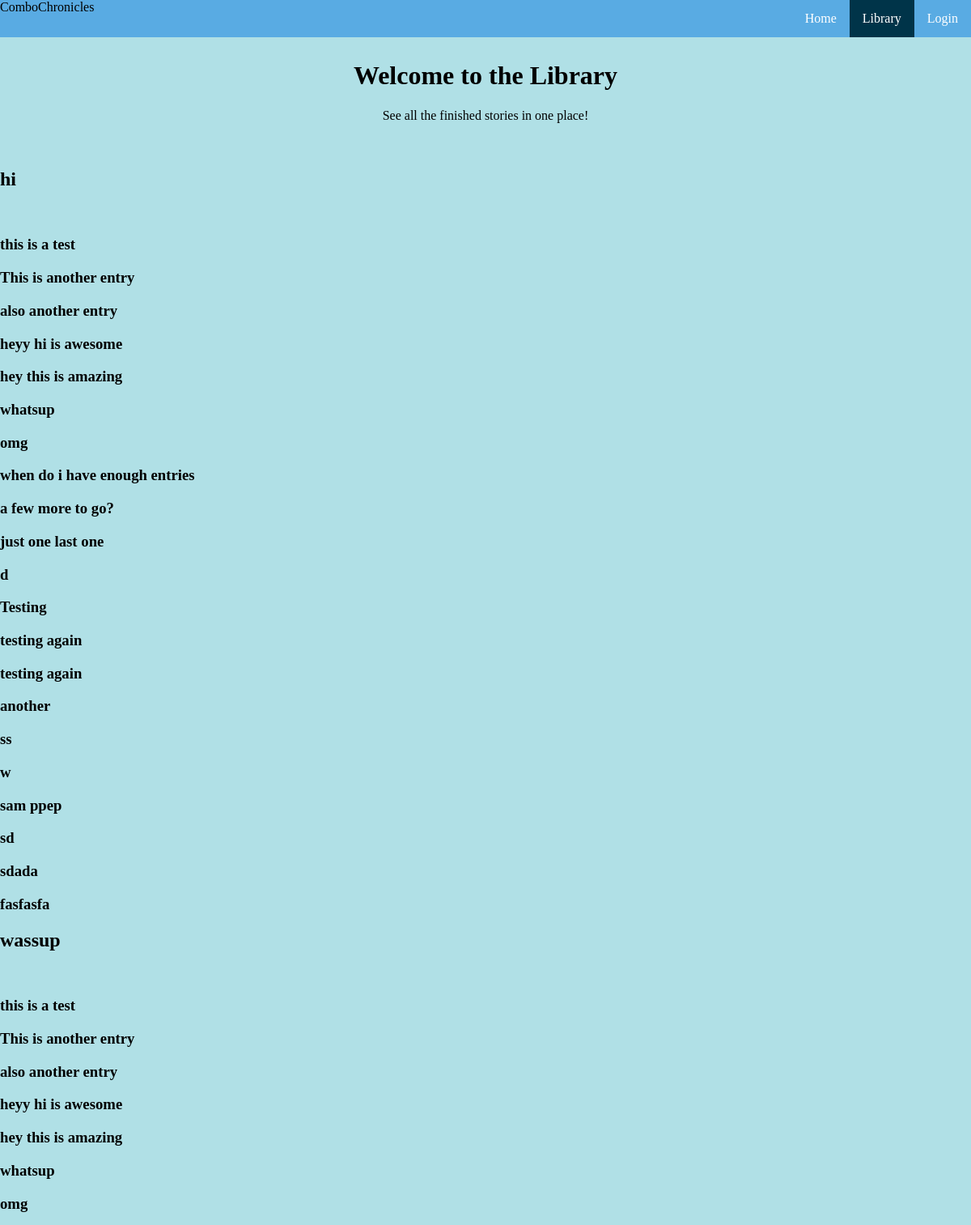
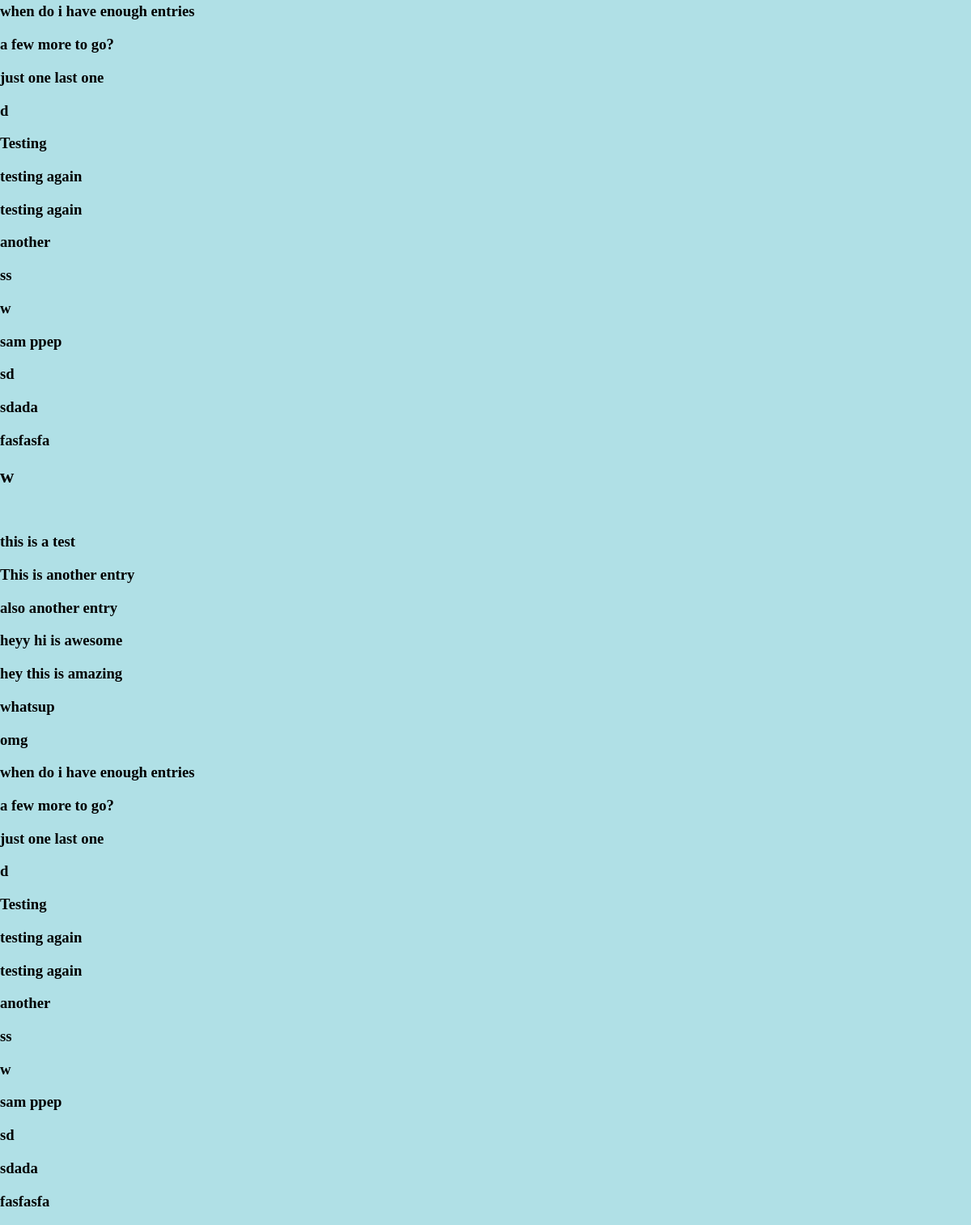
/library/, run on the app's committed database (2 pictures, top to bottom).
### tables this page shows
CREATE TABLE stories (storyid INTEGER PRIMARY KEY, title TEXT NOT NULL);

CREATE TABLE entries (storyid INTEGER, content TEXT NOT NULL, entryID INTEGER PRIMARY KEY autoincrement, contributor TEXT NOT NULL, timestamp TEXT NOT NULL);

### app.py (the view)
@app.route("/library/")
def library():
	return render_template('library.html', title = "Library", titles = functions.libraryStories()[0], entries = functions.libraryStories()[2])

### functions.py (called while the page is built)
def returnFinished(sortOrder):
	db = sql.connect(STORIES)
	c1 = db.cursor()
	c2 = db.cursor()
	stories = c1.execute("SELECT DISTINCT storyid FROM entries ORDER BY ? ASC" , (sortOrder,))
	storyList = []
	for story in stories:
		l = list(c2.execute("SELECT * FROM entries WHERE entries.storyid == ?" , story))
		if len(l) >= 5:
			storyList.append(story[0])
	return storyList

def libraryStories():
	db = sql.connect(STORIES)
	c = db.cursor()
	allStories = returnFinished('storyid')
	allEntries = []
	allTitles = []
	for story in allStories:
		data = c.execute("SELECT * FROM entries WHERE entries.storyid == ? ORDER BY entryID ASC" , (story,))
		entries = data.fetchall()
		for entry in entries:
			allEntries.append(entry[1])
		data = c.execute("SELECT title FROM stories WHERE storyid == ?", (story,))
		entry = data.fetchone()
		if entry:
			allTitles.append(entry[0])
	return (allTitles, allStories, allEntries,)

### templates/library.html (shortened to what this page needs)
{% extends "index.html" %}
{% block libact %}class="active"{% endblock %}
{% block content %}
	<center>
	<h1>Welcome to the Library</h1>
		See all the finished stories in one place!
	</center>
		<br>
		<br>
		{% for title in titles %}
		<h2>{{title}}</h2>
		<br>
		{% for entry in entries %}
		<h3>{{entry}}</h3>
		{% endfor %}
		{% endfor %}
{% endblock %}

### static/stylesheets/index.css (style rules this page uses)
body { margin:0; background-color: powderblue; }

### data on the page
stories: title "hi", entries "d" "w"
entries: content "this is a test"
entries: content "This is another entry"
entries: content "also another entry"
entries: content "heyy hi is awesome"
entries: content "hey this is amazing"
entries: content "whatsup"
entries: content "omg"
entries: content "when do i have enough entries"
entries: content "a few more to go?"
entries: content "just one last one"
entries: content "Testing"
entries: content "testing again"
entries: content "testing again"
entries: content "another"
entries: content "ss"
entries: content "sam ppep"
entries: content "sd"
entries: content "sdada"
entries: content "fasfasfa"
stories: title "wassup", entries "d" "w"

### other printed values
{{ title }} "w"
{{ entry }} "d" "w"
